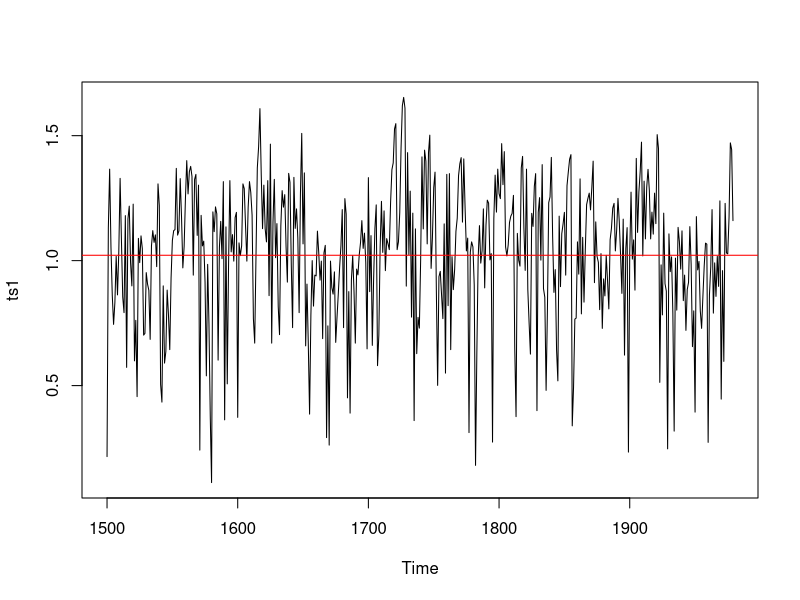

This chart was generated by the following R code: (Note: this script raises an error after producing the figure.)
## ---- chunk 1
# =======================================================================================

# Forecasting for small business Exercises (Part-1)
# http://www.r-exercises.com/2017/04/13/forecasting-for-small-business-exercises-part-1/

# =======================================================================================



# Use the data function to load the treering dataset from the R library. This dataset is loaded as an R time series object which is a vector whose value are ordered chronologically. Look at the structure of this ts object and use another function to find the number of observations in the dataset.
data("treering")
str(treering)
length(treering)


# Use the function window(ts, start, end) to select the observations in the treering dataset from the year 1500 to the year 2000.
ts1 <- window(treering, start = 1500, end = 2000)


# Do a basic plot of the treering dataset and use the abline function to add an horizontal red line representing the mean of the dataset.
plot(ts1)
abline(a=mean(ts1), b=0, col = "red")


# Load the forecast package and use the Acf function to draw the autocorrelation plot of the time series.
library
Acf(ts1)


# Use the Box.test function to apply the Box-Ljung test on the data set. Set the parameter lag to the maximum value of Lag in the previous plot.
Box.test(ts1, lag = 27, type = "Ljung-Box")


# Load the tseries package and apply the Kwiatkowski-Phillips-Schmidt-Shin test by using the kpss.test function on the data.
library(tseries)
kpss.test(ts1, null = "Level")


# Use the adf.test function to apply the Augmented Dickey–Fuller t-statistic test on the dataset. Set the argument alternative to “stationary”.
adf.test(ts1, k=21, alternative="stationary")


# Use the Holt-Winters Filtering method to apply an exponential smoothing on the time series. Use the function HoltWinters with the parameters beta and gamma set to “FALSE” to select the exponential smoothing and start the function at the first observation of the dataset. Store the result in a variable named HW.
HW <- HoltWinters(ts1, beta = FALSE, gamma = FALSE, l.start = ts1[1])


# With the forecast.HoltWinters function make predictions for the next 5 years, store the results in a variable named prediction and print it to the screen.
prediction <- forecast.HoltWinters(HW, h=5)
prediction


# Use the plot.forecast function from the forecast package to plot your predictions.
plot.forecast(prediction)




